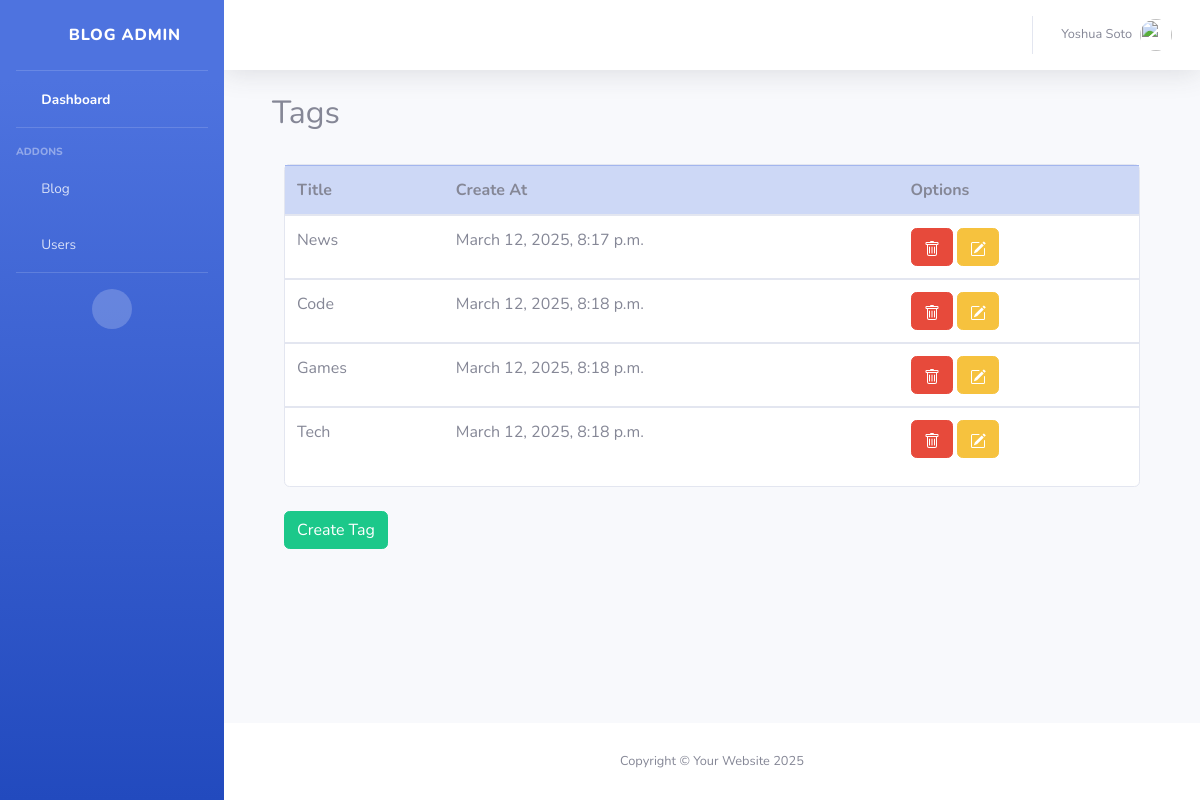
The page /dashboard/tags/ (signed in) on the database its author committed.
### dashboard/models.py (models this page shows, shortened)
class Tag(models.Model):
    name = models.CharField(max_length=200)
    create_at = models.DateTimeField(default=timezone.now)

### dashboard/views.py (the view)
# urls.py: path('tags/', views.tags, name='tags'),
@login_required
def tags(request):
    tags = Tag.objects.all()
    context = {'tags': tags}
    return render(request, 'tags.html', context)

### dashboard/templates/tags.html (shortened to what this page needs)
{% extends "base.html" %}
{% block content %}
<div class="container-fluid">
    <h2>Tags</h2><br>
    <div class="col col-12">
        <div class="card">
            <table class="table table-hover">
                <thead class="table-primary">
                  <tr>
                    <th scope="col">Title</th>
                    <th scope="col">Create At</th>
                    <th scope="col">Options</th>
                  </tr>
                </thead>
                {% for tag in tags %}
                <tbody>
                  <tr>
                    <td>{{ tag.name }}</td>
                    <td>{{ tag.create_at }}</td>
                    <td>
                      <button type="button" class="btn btn-danger" data-toggle="modal" data-target="#TagDeleteModal{{ tag.id }}">
                      </button>
                      <button type="button" class="btn btn-warning" data-toggle="modal" data-target="#TagEditModal{{ tag.id }}">
                      </button>
                    </td>
                  </tr>
                </tbody>
                {% endfor %}
            </table>
        </div>
        <br>
          <button type="button" class="btn btn-success" data-toggle="modal" data-target="#TagCreateModal">
            Create Tag
          </button>
    </div>
</div>
{% endblock %}

### dashboard/templates/base.html (shortened to what this page needs)
{% load static %}
<!DOCTYPE html>
<html lang="en">
<head>
    <link href="{% static 'vendor/fontawesome-free/css/all.min.css' %}" rel="stylesheet" type="text/css">
    <link href="{% static 'css/sb-admin-2.min.css' %}" rel="stylesheet">
</head>
<body id="page-top">
    <div id="wrapper">
        <ul class="navbar-nav bg-gradient-primary sidebar sidebar-dark accordion" id="accordionSidebar">
            <a class="sidebar-brand d-flex align-items-center justify-content-center" href="index.html">
                <div class="sidebar-brand-icon rotate-n-15">
                    <i class="fas fa-laugh-wink"></i>
                </div>
                <div class="sidebar-brand-text mx-3">Blog Admin</div>
            </a>
            <hr class="sidebar-divider my-0">
            <li class="nav-item active">
                <a class="nav-link" href="{% url 'dashboard:dashboard' %}">
                    <i class="fas fa-fw fa-tachometer-alt"></i>
                    <span>Dashboard</span></a>
            </li>
            <hr class="sidebar-divider">
            <div class="sidebar-heading">
                Addons
            </div>
            <li class="nav-item">
                <a class="nav-link collapsed" href="#" data-toggle="collapse" data-target="#collapsePages"
                    aria-expanded="true" aria-controls="collapsePages">
                    <i class="fas fa-fw fa-folder"></i>
                    <span>Blog</span>
                </a>
            </li>
            <li class="nav-item">
                <a class="nav-link" href="{% url 'dashboard:users' %}">
                    <i class="fas fa-fw fa-table"></i>
                    <span>Users</span></a>
            </li>
            <hr class="sidebar-divider d-none d-md-block">
            <div class="text-center d-none d-md-inline">
                <button class="rounded-circle border-0" id="sidebarToggle"></button>
            </div>
        </ul>
        <div id="content-wrapper" class="d-flex flex-column">
            <div id="content">
                <nav class="navbar navbar-expand navbar-light bg-white topbar mb-4 static-top shadow">
                    <ul class="navbar-nav ml-auto">
                        <li class="nav-item dropdown no-arrow">
                            <a class="nav-link dropdown-toggle" href="#" id="userDropdown" role="button"
                                data-toggle="dropdown" aria-haspopup="true" aria-expanded="false">
                                <span class="mr-2 d-none d-lg-inline text-gray-600 small">{{ user.first_name}} {{  user.last_name}}</span>
                                <img class="img-profile rounded-circle"
                                    src="{% static 'img/undraw_profile.svg' %}">
                            </a>
                        </li>
                    </ul>
                </nav>
                <div class="container-fluid">
                    {% block content %}
                    {% endblock %}
                </div>
            </div>
            <footer class="sticky-footer bg-white">
                <div class="container my-auto">
                    <div class="copyright text-center my-auto">
                        <span>Copyright &copy; Your Website 2025</span>
                    </div>
                </div>
            </footer>
        </div>
    </div>
</body>
</html>

### rows shown on the page
Tag: name "News", create_at "March 12, 2025, 8:17 p.m."
Tag: name "Code", create_at "March 12, 2025, 8:18 p.m."
Tag: name "Games", create_at "March 12, 2025, 8:18 p.m."
Tag: name "Tech", create_at "March 12, 2025, 8:18 p.m."

### other values the page prints
{{ user.first_name }} "Yoshua"
{{ user.last_name }} "Soto"
